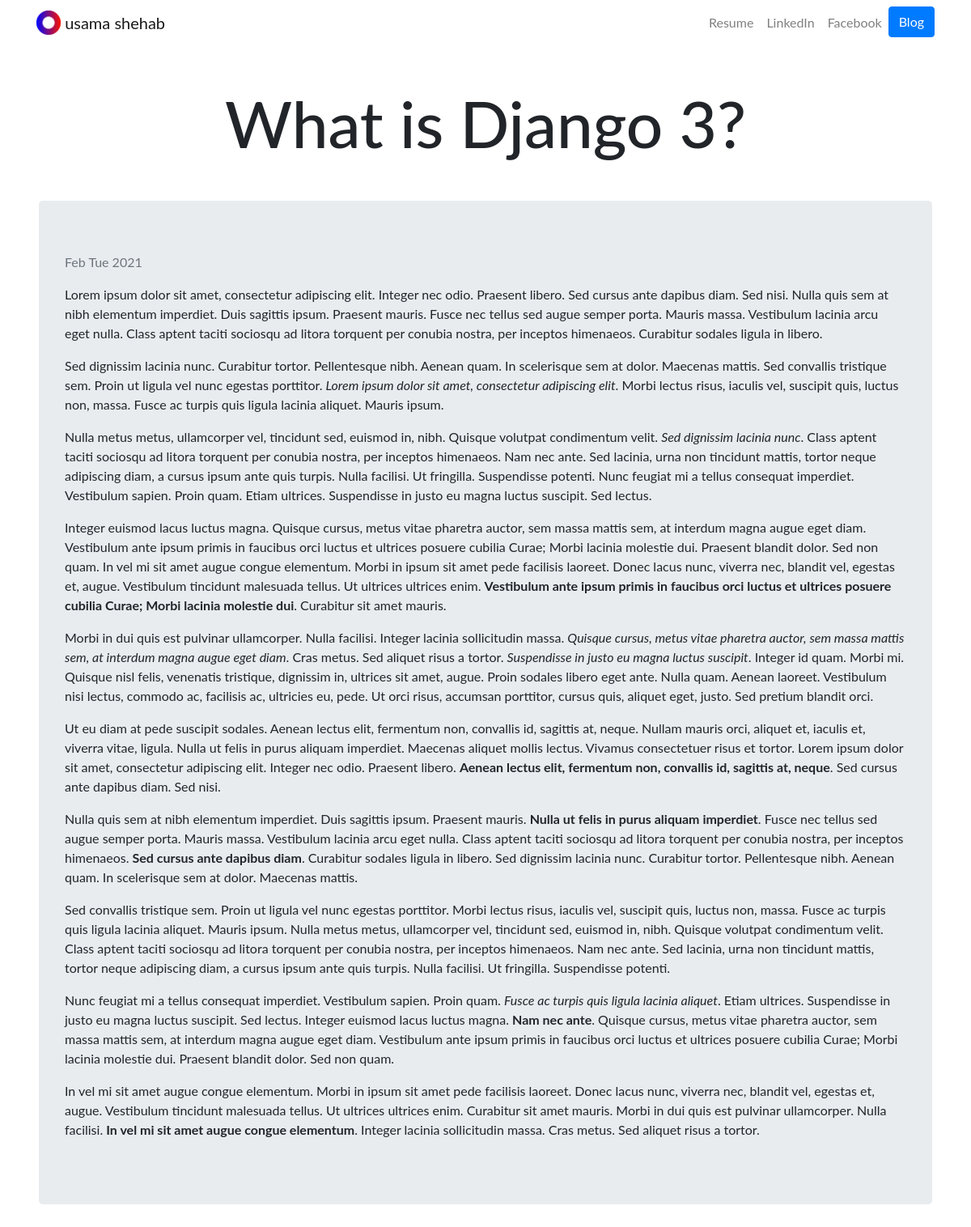
/blog/5/, run on the app's committed database.
### blog/models.py (models this page shows, shortened)
class blog(models.Model):
    title = models.CharField(max_length=200, unique=True)
    article = models.TextField(blank=True)
    url = models.URLField(blank=True)
    date = models.DateField()

### blog/views.py (the view)
# urls.py: path('<int:blog_id>/', views.article, name='article')
def article(request, blog_id):
    article = get_object_or_404(blog, pk=blog_id)
    return render(request, 'blog/article.html', {'article': article})

### templates/blog/article.html (shortened to what this page needs)
{%extends 'base.html'%}
{%block content%}
    <h2 id="articleTitle"class="text-center my-5">{{article.title}}</h2>
        <div class="jumbotron mx-5">
              <p class="text-muted"> {{article.date|date:'M D Y'}}</p>
          {{article.article|safe}}
          </div>
{%endblock%}

### static/portfolio/CSS.css (style rules this page uses)
body { font-family: 'Lato', sans-serif; }
#articleTitle { font-size: 5rem; }

### data on the page
blog: title "What is Django 3?", date "Feb Tue 2021", article "Lorem ipsum dolor sit amet, consectetur adipiscing elit. Integer nec odio. Praesent libero. Sed cursus ante dapibus diam. Sed nisi. Nulla quis sem at nibh elementum imperdiet. Duis sagittis ipsum. Praesent mauris. Fusce nec tellus sed augue semper porta. Mauris massa. Vestibulum lacinia arcu eget nulla. Class aptent taciti sociosqu ad litora torquent per conubia nostra, per inceptos himenaeos. Curabitur sodales ligula in libero. Sed dignissim lacinia nunc. Curabitur tortor. Pellentesque nibh. Aenean quam. In scelerisque sem at dolor. Maecenas mattis. Sed convallis tristique sem. Proin ut ligula vel nunc egestas porttitor. Lorem ipsum dolor sit amet, consectetur adipiscing elit . Morbi…"
